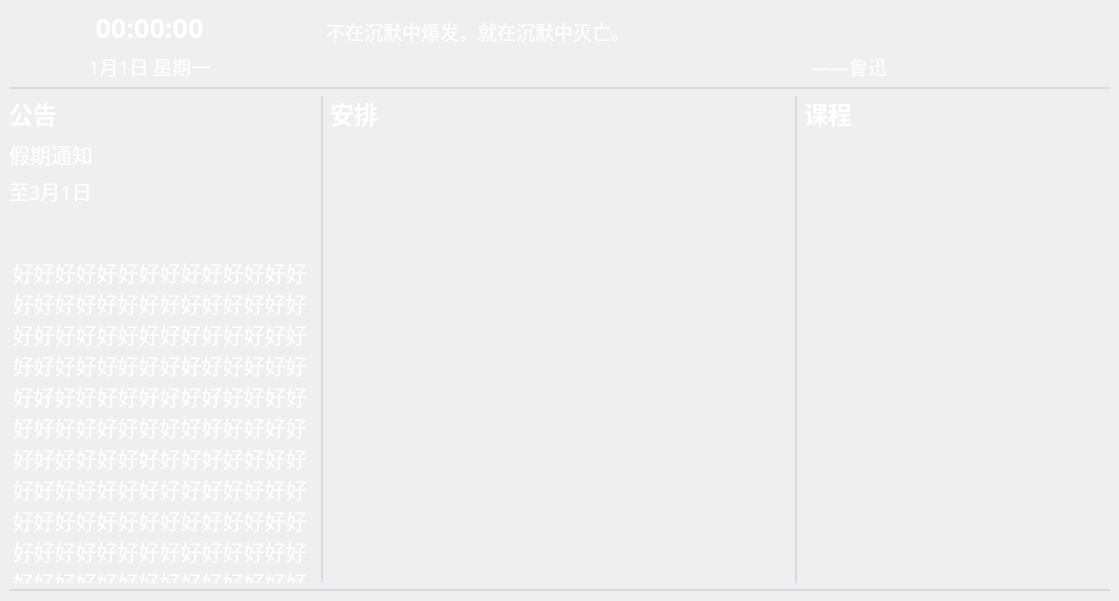
<?xml version="1.0" encoding="UTF-8"?>
<ui version="4.0">
 <class>MainWindow</class>
 <widget class="QMainWindow" name="MainWindow">
  <property name="geometry">
   <rect>
    <x>0</x>
    <y>0</y>
    <width>1119</width>
    <height>601</height>
   </rect>
  </property>
  <property name="windowTitle">
   <string>MainWindow</string>
  </property>
  <widget class="QWidget" name="central_widget">
   <layout class="QVBoxLayout" name="main_layout" stretch="0,0,0,0">
    <item>
     <layout class="QGridLayout" name="header_layout" columnstretch="3,6,2">
      <property name="horizontalSpacing">
       <number>36</number>
      </property>
      <item row="0" column="1">
       <widget class="QLabel" name="sentence_text_label">
        <property name="styleSheet">
         <string notr="true">font-size: 14pt;
font-weight: thin;
font-family: Microsoft Yahei;
color: white;</string>
        </property>
        <property name="text">
         <string>不在沉默中爆发，就在沉默中灭亡。</string>
        </property>
        <property name="alignment">
         <set>Qt::AlignBottom|Qt::AlignLeading|Qt::AlignLeft</set>
        </property>
        <property name="wordWrap">
         <bool>true</bool>
        </property>
       </widget>
      </item>
      <item row="0" column="0">
       <widget class="QLabel" name="time_label">
        <property name="styleSheet">
         <string notr="true">font-size: 20pt;
font-weight: bold;
font-family: Fira Mono;
color: white;</string>
        </property>
        <property name="text">
         <string>00:00:00</string>
        </property>
        <property name="textFormat">
         <enum>Qt::AutoText</enum>
        </property>
        <property name="alignment">
         <set>Qt::AlignBottom|Qt::AlignHCenter</set>
        </property>
       </widget>
      </item>
      <item row="1" column="1">
       <widget class="QLabel" name="sentence_author_label">
        <property name="styleSheet">
         <string notr="true">font-size: 14pt;
font-weight: thin;
font-family: Microsoft Yahei;
color: white;</string>
        </property>
        <property name="text">
         <string>——鲁迅</string>
        </property>
        <property name="alignment">
         <set>Qt::AlignRight|Qt::AlignTop|Qt::AlignTrailing</set>
        </property>
       </widget>
      </item>
      <item row="1" column="0">
       <widget class="QLabel" name="date_weekday_label">
        <property name="styleSheet">
         <string notr="true">font-size: 14pt;
font-weight: thin;
font-family: Microsoft Yahei;
color: white;</string>
        </property>
        <property name="text">
         <string>1月1日 星期一</string>
        </property>
        <property name="alignment">
         <set>Qt::AlignHCenter|Qt::AlignTop</set>
        </property>
       </widget>
      </item>
      <item row="0" column="2" rowspan="2">
       <widget class="TitleWidget" name="title_widget" native="true"/>
      </item>
     </layout>
    </item>
    <item>
     <widget class="Line" name="header_body_line">
      <property name="styleSheet">
       <string notr="true">color: rgba(164, 172, 187, 80);</string>
      </property>
      <property name="frameShadow">
       <enum>QFrame::Plain</enum>
      </property>
      <property name="lineWidth">
       <number>2</number>
      </property>
      <property name="orientation">
       <enum>Qt::Horizontal</enum>
      </property>
     </widget>
    </item>
    <item>
     <layout class="QGridLayout" name="body_layout" rowstretch="0,1" columnstretch="2,0,3,0,2">
      <item row="0" column="4">
       <widget class="QLabel" name="lessons_title_label">
        <property name="styleSheet">
         <string notr="true">font-size: 18pt;
font-weight: bold;
font-family: Microsoft YaHei;
color: white;</string>
        </property>
        <property name="text">
         <string>课程</string>
        </property>
        <property name="alignment">
         <set>Qt::AlignLeading|Qt::AlignLeft|Qt::AlignVCenter</set>
        </property>
       </widget>
      </item>
      <item row="0" column="0">
       <widget class="QLabel" name="notices_title_label">
        <property name="styleSheet">
         <string notr="true">font-size: 18pt;
font-weight: bold;
font-family: Microsoft YaHei;
color: white;</string>
        </property>
        <property name="text">
         <string>公告</string>
        </property>
        <property name="alignment">
         <set>Qt::AlignLeading|Qt::AlignLeft|Qt::AlignVCenter</set>
        </property>
       </widget>
      </item>
      <item row="0" column="2">
       <widget class="QLabel" name="arrangement_title_label">
        <property name="styleSheet">
         <string notr="true">font-size: 18pt;
font-weight: bold;
font-family: Microsoft YaHei;
color: white;</string>
        </property>
        <property name="text">
         <string>安排</string>
        </property>
        <property name="alignment">
         <set>Qt::AlignLeading|Qt::AlignLeft|Qt::AlignVCenter</set>
        </property>
       </widget>
      </item>
      <item row="1" column="0">
       <layout class="QVBoxLayout" name="notices_layout" stretch="0,0,0,1">
        <item>
         <widget class="QLabel" name="notices_data_title_label">
          <property name="styleSheet">
           <string notr="true">font-size: 16pt;
font-family: Microsoft YaHei;
color: white;</string>
          </property>
          <property name="text">
           <string>假期通知</string>
          </property>
          <property name="wordWrap">
           <bool>true</bool>
          </property>
         </widget>
        </item>
        <item>
         <widget class="QLabel" name="notices_date_label">
          <property name="styleSheet">
           <string notr="true">font-size: 15pt;
font-family: Microsoft YaHei;
color: white;</string>
          </property>
          <property name="text">
           <string>至3月1日</string>
          </property>
         </widget>
        </item>
        <item>
         <spacer name="verticalSpacer">
          <property name="orientation">
           <enum>Qt::Vertical</enum>
          </property>
          <property name="sizeHint" stdset="0">
           <size>
            <width>20</width>
            <height>40</height>
           </size>
          </property>
         </spacer>
        </item>
        <item>
         <widget class="QTextBrowser" name="notices_text_browser">
          <property name="styleSheet">
           <string notr="true">font-size: 14pt;
font-family: Microsoft YaHei;
color: white;
background: transparent;</string>
          </property>
          <property name="frameShape">
           <enum>QFrame::NoFrame</enum>
          </property>
          <property name="verticalScrollBarPolicy">
           <enum>Qt::ScrollBarAlwaysOff</enum>
          </property>
          <property name="html">
           <string>&lt;!DOCTYPE HTML PUBLIC &quot;-//W3C//DTD HTML 4.0//EN&quot; &quot;http://www.w3.org/TR/REC-html40/strict.dtd&quot;&gt;
&lt;html&gt;&lt;head&gt;&lt;meta name=&quot;qrichtext&quot; content=&quot;1&quot; /&gt;&lt;style type=&quot;text/css&quot;&gt;
p, li { white-space: pre-wrap; }
&lt;/style&gt;&lt;/head&gt;&lt;body style=&quot; font-family:'Microsoft YaHei'; font-size:14pt; font-weight:400; font-style:normal;&quot;&gt;
&lt;p style=&quot; margin-top:0px; margin-bottom:0px; margin-left:0px; margin-right:0px; -qt-block-indent:0; text-indent:0px;&quot;&gt;&lt;span style=&quot; font-size:16pt;&quot;&gt;好好好好好好好好好好好好好好好好好好好好好好好好好好好好好好好好好好好好好好好好好好好好好好好好好好好好好好好好好好好好好好好好好好好好好好好好好好好好好好好好好好好好好好好好好好好好好好好好好好好好好好好好好好好好好好好好好好好好好好好好好好好好好好好好好好好好好好好好好好好好好好好好好好好好好好好好好好好好好好好好好好好好好好好好好好好好好好好好好好好好好好好好好好好好好好好好好好好好好好好好好&lt;/span&gt;&lt;/p&gt;&lt;/body&gt;&lt;/html&gt;</string>
          </property>
         </widget>
        </item>
       </layout>
      </item>
      <item row="0" column="1" rowspan="2">
       <widget class="Line" name="notices_arrangement_line">
        <property name="styleSheet">
         <string notr="true">color: rgba(164, 172, 187, 80);</string>
        </property>
        <property name="frameShadow">
         <enum>QFrame::Plain</enum>
        </property>
        <property name="lineWidth">
         <number>2</number>
        </property>
        <property name="orientation">
         <enum>Qt::Vertical</enum>
        </property>
       </widget>
      </item>
      <item row="0" column="3" rowspan="2">
       <widget class="Line" name="arrangement_lessons_line">
        <property name="styleSheet">
         <string notr="true">color: rgba(164, 172, 187, 80);</string>
        </property>
        <property name="frameShadow">
         <enum>QFrame::Plain</enum>
        </property>
        <property name="lineWidth">
         <number>2</number>
        </property>
        <property name="orientation">
         <enum>Qt::Vertical</enum>
        </property>
       </widget>
      </item>
      <item row="1" column="2">
       <widget class="QWidget" name="arrangement_widget" native="true"/>
      </item>
      <item row="1" column="4">
       <widget class="QWidget" name="lessons_widget" native="true"/>
      </item>
     </layout>
    </item>
    <item>
     <widget class="Line" name="body_footer_line">
      <property name="styleSheet">
       <string notr="true">color: rgba(164, 172, 187, 80);</string>
      </property>
      <property name="frameShadow">
       <enum>QFrame::Plain</enum>
      </property>
      <property name="lineWidth">
       <number>2</number>
      </property>
      <property name="orientation">
       <enum>Qt::Horizontal</enum>
      </property>
     </widget>
    </item>
   </layout>
  </widget>
 </widget>
 <customwidgets>
  <customwidget>
   <class>TitleWidget</class>
   <extends>QWidget</extends>
   <header>titlewidget.h</header>
   <container>1</container>
  </customwidget>
 </customwidgets>
 <resources/>
 <connections/>
</ui>
